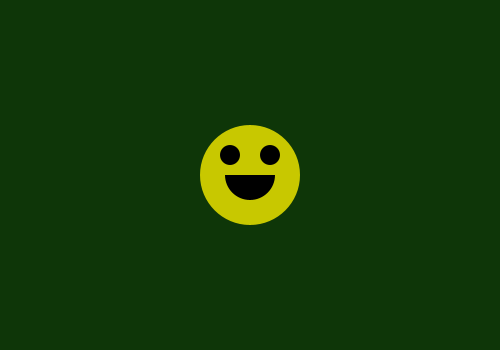
Frame 1 (no input)
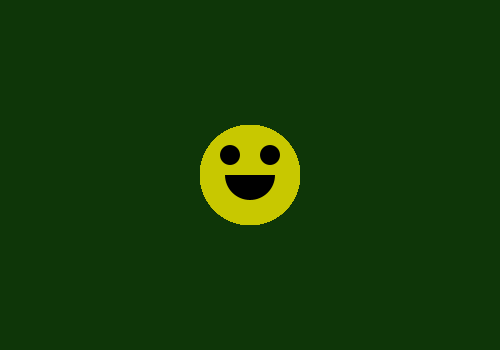
Frame 60 (the mouse pressed at the canvas centre just before this capture)
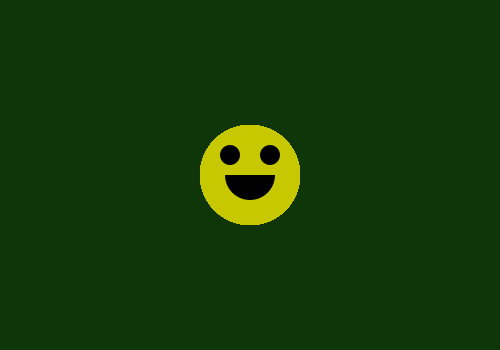
Frame 120 (the mouse held since frame 60 and released just before this capture)

The Processing sketch that drew these frames (run headless with seeded random() and noise(); from frame 60 on, the mouse is pressed at the canvas centre):

// Processing sketch: Happy_Functions
// ── Happy_Functions.pde
void setup()
{
  size(500, 350);
  background(14, 54, 8);
  smooth();
  ellipseMode(CENTER);
}

void draw()
{
  happy();
}

void happy()
{
  noStroke();
  fill(200,200,0);
  ellipse(width/2, height/2, 100,100);
  fill(0);
  ellipse(width/2 - 20, height/2 - 20, 20,20);
  ellipse(width/2 + 20, height/2 - 20, 20,20);
  arc(width/2,height/2,50,50,0,PI);
}
